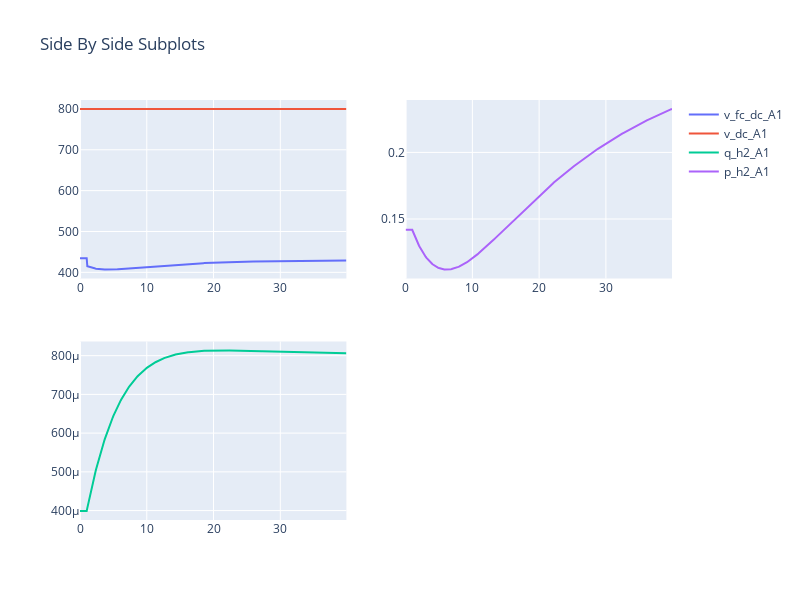

The notebook cell saved with this chart:
### Code cell
fig = make_subplots(rows=2, cols=2)

fig.add_trace(go.Scatter(x=model.Time, y=model.get_values('v_fc_dc_A1'), mode='lines', name='v_fc_dc_A1'), row=1, col=1)
fig.add_trace(go.Scatter(x=model.Time, y=model.get_values('v_dc_A1'), mode='lines', name='v_dc_A1'), row=1, col=1)
fig.add_trace(go.Scatter(x=model.Time, y=model.get_values('q_h2_A1'), mode='lines', name='q_h2_A1 '), row=2, col=1)
fig.add_trace(go.Scatter(x=model.Time, y=model.get_values('p_h2_A1'), mode='lines', name='p_h2_A1 '), row=1, col=2)

fig.update_layout(height=600, width=800, title_text="Side By Side Subplots")
fig.show()

### Figure 1 — Plotly figure (JSON) as saved in the notebook; plotly's stock layout.template omitted (floating-point values rounded to 4 significant figures; data arrays with more than 128 entries replaced by an {"elided": "..."} marker saying what was removed)
{"data": [{"mode": "lines", "name": "v_fc_dc_A1", "type": "scatter", "x": {"elided": "401 float values"}, "xaxis": "x", "y": {"elided": "401 float values"}, "yaxis": "y"}, {"mode": "lines", "name": "v_dc_A1", "type": "scatter", "x": {"elided": "401 float values"}, "xaxis": "x", "y": {"elided": "401 int values"}, "yaxis": "y"}, {"mode": "lines", "name": "q_h2_A1 ", "type": "scatter", "x": {"elided": "401 float values"}, "xaxis": "x3", "y": {"elided": "401 float values"}, "yaxis": "y3"}, {"mode": "lines", "name": "p_h2_A1 ", "type": "scatter", "x": {"elided": "401 float values"}, "xaxis": "x2", "y": {"elided": "401 float values"}, "yaxis": "y2"}], "layout": {"height": 600, "title": {"text": "Side By Side Subplots"}, "width": 800, "xaxis": {"anchor": "y", "domain": [0, 0.45]}, "xaxis2": {"anchor": "y2", "domain": [0.55, 1]}, "xaxis3": {"anchor": "y3", "domain": [0, 0.45]}, "xaxis4": {"anchor": "y4", "domain": [0.55, 1]}, "yaxis": {"anchor": "x", "domain": [0.575, 1]}, "yaxis2": {"anchor": "x2", "domain": [0.575, 1]}, "yaxis3": {"anchor": "x3", "domain": [0, 0.425]}, "yaxis4": {"anchor": "x4", "domain": [0, 0.425]}}}
